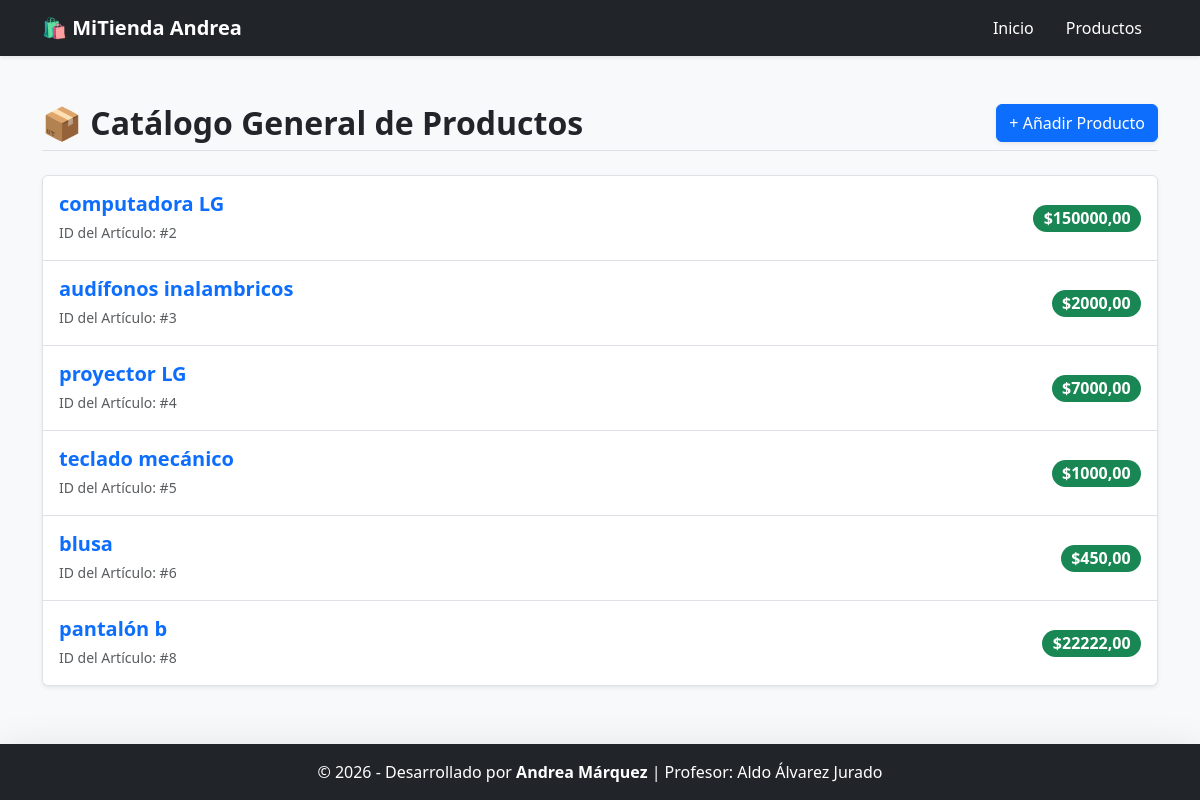
/productos/, run on the app's committed database.
### gestion/models.py (models this page shows, shortened)
class Producto(models.Model):
    nombre = models.CharField(max_length=150, verbose_name="Nombre del Producto")
    stock = models.IntegerField(default=0, verbose_name="Cantidad en Inventario")
    precio = models.DecimalField(max_digits=10, decimal_places=2, verbose_name="Precio")
    categoria = models.ForeignKey(Categoria, on_delete=models.CASCADE, verbose_name="Categoría")

### gestion/views.py (the view)
# urls.py: path('productos/', views.lista_productos, name='lista_productos'),
def lista_productos(request):
    productos = Producto.objects.all()
    return render(request, 'gestion/lista_productos.html', {'productos': productos})

### gestion/templates/gestion/lista_productos.html (shortened to what this page needs)
{% extends 'gestion/base.html' %}
{% block contenido %}
<div class="d-flex justify-content-between align-items-center border-bottom pb-2 mb-4">
    <h2 class="fw-bold text-dark mb-0">📦 Catálogo General de Productos</h2>
    <a href="{% url 'crear_producto' %}" class="btn btn-primary shadow-sm">+ Añadir Producto</a>
</div>
<div class="row">
    {% if productos %}
        <div class="col-md-12">
            <div class="list-group shadow-sm">
                {% for prod in productos %}
                    <a href="{% url 'detalle_producto' prod.id %}" class="list-group-item list-group-item-action d-flex justify-content-between align-items-center p-3">
                        <div>
                            <h5 class="mb-1 fw-semibold text-primary">{{ prod.nombre }}</h5>
                            <small class="text-muted">ID del Artículo: #{{ prod.id }}</small>
                        </div>
                        <span class="badge bg-success rounded-pill fs-6">${{ prod.precio }}</span>
                    </a>
                {% endfor %}
            </div>
        </div>
    {% endif %}
</div>
{% endblock %}

### gestion/templates/gestion/base.html (shortened to what this page needs)
<!DOCTYPE html>
<html lang="es">
<head>
    <link href="https://cdn.jsdelivr.net/npm/bootstrap@5.3.0/dist/css/bootstrap.min.css" rel="stylesheet">
</head>
<body class="bg-light d-flex flex-column min-vh-100">
    <nav class="navbar navbar-expand-lg navbar-dark bg-dark shadow-sm">
        <div class="container">
            <a class="navbar-brand fw-bold" href="{% url 'inicio' %}">🛍️ MiTienda Andrea</a>
            <div class="navbar-nav ms-auto">
                <a class="nav-link text-white px-3" href="{% url 'inicio' %}">Inicio</a>
                <a class="nav-link text-white px-3" href="{% url 'lista_productos' %}">Productos</a>
            </div>
        </div>
    </nav>
    <main class="container my-5 flex-grow-1">
        {% block contenido %}
        {% endblock %}
    </main>
    <footer class="bg-dark text-white text-center py-3 mt-auto shadow-lg">
        <div class="container">
            <p class="mb-0">&copy; 2026 - Desarrollado por <b>Andrea Márquez</b> | Profesor: Aldo Álvarez Jurado</p>
        </div>
    </footer>
</body>
</html>

### data on the page
Producto: nombre "computadora LG", id "2", precio "150000,00"
Producto: nombre "audífonos inalambricos", id "3", precio "2000,00"
Producto: nombre "proyector LG", id "4", precio "7000,00"
Producto: nombre "teclado mecánico", id "5", precio "1000,00"
Producto: nombre "blusa", id "6", precio "450,00"
Producto: nombre "pantalón b", id "8", precio "22222,00"
